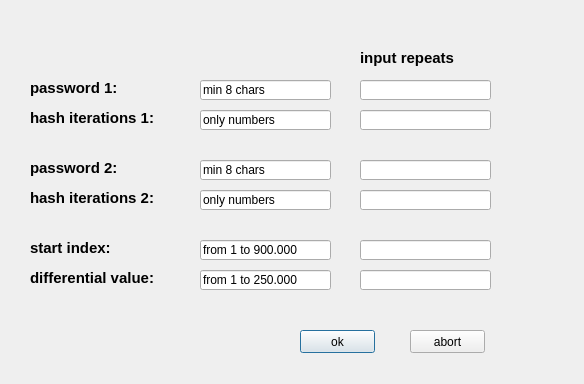
<?xml version="1.0" encoding="UTF-8"?>
<ui version="4.0">
 <class>Dialog2</class>
 <widget class="QDialog" name="Dialog2">
  <property name="windowModality">
   <enum>Qt::WindowModality::WindowModal</enum>
  </property>
  <property name="geometry">
   <rect>
    <x>0</x>
    <y>0</y>
    <width>584</width>
    <height>384</height>
   </rect>
  </property>
  <property name="windowTitle">
   <string>set secure informations</string>
  </property>
  <property name="modal">
   <bool>true</bool>
  </property>
  <widget class="QLabel" name="label">
   <property name="geometry">
    <rect>
     <x>30</x>
     <y>80</y>
     <width>151</width>
     <height>16</height>
    </rect>
   </property>
   <property name="font">
    <font>
     <pointsize>11</pointsize>
     <bold>true</bold>
    </font>
   </property>
   <property name="text">
    <string>password 1:</string>
   </property>
  </widget>
  <widget class="QLabel" name="label_2">
   <property name="geometry">
    <rect>
     <x>30</x>
     <y>240</y>
     <width>151</width>
     <height>16</height>
    </rect>
   </property>
   <property name="font">
    <font>
     <pointsize>11</pointsize>
     <bold>true</bold>
    </font>
   </property>
   <property name="text">
    <string>start index:</string>
   </property>
  </widget>
  <widget class="QLabel" name="label_3">
   <property name="geometry">
    <rect>
     <x>30</x>
     <y>270</y>
     <width>151</width>
     <height>16</height>
    </rect>
   </property>
   <property name="font">
    <font>
     <pointsize>11</pointsize>
     <bold>true</bold>
    </font>
   </property>
   <property name="text">
    <string>differential value:</string>
   </property>
  </widget>
  <widget class="QLabel" name="label_4">
   <property name="geometry">
    <rect>
     <x>30</x>
     <y>110</y>
     <width>151</width>
     <height>16</height>
    </rect>
   </property>
   <property name="font">
    <font>
     <pointsize>11</pointsize>
     <bold>true</bold>
    </font>
   </property>
   <property name="text">
    <string>hash iterations 1:</string>
   </property>
  </widget>
  <widget class="QLineEdit" name="PW1">
   <property name="geometry">
    <rect>
     <x>200</x>
     <y>80</y>
     <width>131</width>
     <height>20</height>
    </rect>
   </property>
   <property name="text">
    <string>min 8 chars</string>
   </property>
   <property name="echoMode">
    <enum>QLineEdit::EchoMode::Normal</enum>
   </property>
  </widget>
  <widget class="QLineEdit" name="PW12">
   <property name="geometry">
    <rect>
     <x>360</x>
     <y>80</y>
     <width>131</width>
     <height>20</height>
    </rect>
   </property>
   <property name="text">
    <string/>
   </property>
   <property name="echoMode">
    <enum>QLineEdit::EchoMode::Password</enum>
   </property>
  </widget>
  <widget class="QLineEdit" name="S1">
   <property name="geometry">
    <rect>
     <x>200</x>
     <y>240</y>
     <width>131</width>
     <height>20</height>
    </rect>
   </property>
   <property name="text">
    <string>from 1 to 900.000</string>
   </property>
   <property name="echoMode">
    <enum>QLineEdit::EchoMode::Normal</enum>
   </property>
  </widget>
  <widget class="QLineEdit" name="S2">
   <property name="geometry">
    <rect>
     <x>360</x>
     <y>240</y>
     <width>131</width>
     <height>20</height>
    </rect>
   </property>
   <property name="text">
    <string/>
   </property>
   <property name="echoMode">
    <enum>QLineEdit::EchoMode::Password</enum>
   </property>
  </widget>
  <widget class="QLineEdit" name="D1">
   <property name="geometry">
    <rect>
     <x>200</x>
     <y>270</y>
     <width>131</width>
     <height>20</height>
    </rect>
   </property>
   <property name="text">
    <string>from 1 to 250.000</string>
   </property>
   <property name="echoMode">
    <enum>QLineEdit::EchoMode::Normal</enum>
   </property>
  </widget>
  <widget class="QLineEdit" name="D2">
   <property name="geometry">
    <rect>
     <x>360</x>
     <y>270</y>
     <width>131</width>
     <height>20</height>
    </rect>
   </property>
   <property name="text">
    <string/>
   </property>
   <property name="echoMode">
    <enum>QLineEdit::EchoMode::Password</enum>
   </property>
  </widget>
  <widget class="QLineEdit" name="H1">
   <property name="geometry">
    <rect>
     <x>200</x>
     <y>110</y>
     <width>131</width>
     <height>20</height>
    </rect>
   </property>
   <property name="text">
    <string>only numbers</string>
   </property>
   <property name="echoMode">
    <enum>QLineEdit::EchoMode::Normal</enum>
   </property>
  </widget>
  <widget class="QLineEdit" name="H12">
   <property name="geometry">
    <rect>
     <x>360</x>
     <y>110</y>
     <width>131</width>
     <height>20</height>
    </rect>
   </property>
   <property name="text">
    <string/>
   </property>
   <property name="echoMode">
    <enum>QLineEdit::EchoMode::Password</enum>
   </property>
  </widget>
  <widget class="QLabel" name="label_5">
   <property name="geometry">
    <rect>
     <x>360</x>
     <y>50</y>
     <width>191</width>
     <height>16</height>
    </rect>
   </property>
   <property name="font">
    <font>
     <pointsize>11</pointsize>
     <bold>true</bold>
    </font>
   </property>
   <property name="text">
    <string>input repeats</string>
   </property>
  </widget>
  <widget class="QPushButton" name="OKButton">
   <property name="geometry">
    <rect>
     <x>300</x>
     <y>330</y>
     <width>75</width>
     <height>23</height>
    </rect>
   </property>
   <property name="text">
    <string>ok</string>
   </property>
  </widget>
  <widget class="QPushButton" name="CancelButton">
   <property name="geometry">
    <rect>
     <x>410</x>
     <y>330</y>
     <width>75</width>
     <height>23</height>
    </rect>
   </property>
   <property name="text">
    <string>abort</string>
   </property>
  </widget>
  <widget class="QLabel" name="label_6">
   <property name="geometry">
    <rect>
     <x>30</x>
     <y>160</y>
     <width>151</width>
     <height>16</height>
    </rect>
   </property>
   <property name="font">
    <font>
     <pointsize>11</pointsize>
     <bold>true</bold>
    </font>
   </property>
   <property name="text">
    <string>password 2:</string>
   </property>
  </widget>
  <widget class="QLineEdit" name="PW2">
   <property name="geometry">
    <rect>
     <x>200</x>
     <y>160</y>
     <width>131</width>
     <height>20</height>
    </rect>
   </property>
   <property name="text">
    <string>min 8 chars</string>
   </property>
   <property name="echoMode">
    <enum>QLineEdit::EchoMode::Normal</enum>
   </property>
  </widget>
  <widget class="QLineEdit" name="PW22">
   <property name="geometry">
    <rect>
     <x>360</x>
     <y>160</y>
     <width>131</width>
     <height>20</height>
    </rect>
   </property>
   <property name="text">
    <string/>
   </property>
   <property name="echoMode">
    <enum>QLineEdit::EchoMode::Password</enum>
   </property>
  </widget>
  <widget class="QLineEdit" name="H22">
   <property name="geometry">
    <rect>
     <x>360</x>
     <y>190</y>
     <width>131</width>
     <height>20</height>
    </rect>
   </property>
   <property name="text">
    <string/>
   </property>
   <property name="echoMode">
    <enum>QLineEdit::EchoMode::Password</enum>
   </property>
  </widget>
  <widget class="QLabel" name="label_7">
   <property name="geometry">
    <rect>
     <x>30</x>
     <y>190</y>
     <width>151</width>
     <height>16</height>
    </rect>
   </property>
   <property name="font">
    <font>
     <pointsize>11</pointsize>
     <bold>true</bold>
    </font>
   </property>
   <property name="text">
    <string>hash iterations 2:</string>
   </property>
  </widget>
  <widget class="QLineEdit" name="H2">
   <property name="geometry">
    <rect>
     <x>200</x>
     <y>190</y>
     <width>131</width>
     <height>20</height>
    </rect>
   </property>
   <property name="text">
    <string>only numbers</string>
   </property>
   <property name="echoMode">
    <enum>QLineEdit::EchoMode::Normal</enum>
   </property>
  </widget>
 </widget>
 <tabstops>
  <tabstop>PW1</tabstop>
  <tabstop>PW12</tabstop>
  <tabstop>H1</tabstop>
  <tabstop>H12</tabstop>
  <tabstop>PW2</tabstop>
  <tabstop>PW22</tabstop>
  <tabstop>H2</tabstop>
  <tabstop>H22</tabstop>
  <tabstop>S1</tabstop>
  <tabstop>S2</tabstop>
  <tabstop>D1</tabstop>
  <tabstop>D2</tabstop>
  <tabstop>OKButton</tabstop>
  <tabstop>CancelButton</tabstop>
 </tabstops>
 <resources/>
 <connections>
  <connection>
   <sender>PW1</sender>
   <signal>textEdited(QString)</signal>
   <receiver>Dialog2</receiver>
   <slot>PW1_textEdited(QString)</slot>
   <hints>
    <hint type="sourcelabel">
     <x>207</x>
     <y>87</y>
    </hint>
    <hint type="destinationlabel">
     <x>153</x>
     <y>91</y>
    </hint>
   </hints>
  </connection>
  <connection>
   <sender>PW12</sender>
   <signal>textEdited(QString)</signal>
   <receiver>Dialog2</receiver>
   <slot>PW12_textEdited(QString)</slot>
   <hints>
    <hint type="sourcelabel">
     <x>414</x>
     <y>88</y>
    </hint>
    <hint type="destinationlabel">
     <x>486</x>
     <y>85</y>
    </hint>
   </hints>
  </connection>
  <connection>
   <sender>PW2</sender>
   <signal>textEdited(QString)</signal>
   <receiver>Dialog2</receiver>
   <slot>PW2_textEdited(QString)</slot>
   <hints>
    <hint type="sourcelabel">
     <x>220</x>
     <y>120</y>
    </hint>
    <hint type="destinationlabel">
     <x>158</x>
     <y>119</y>
    </hint>
   </hints>
  </connection>
  <connection>
   <sender>PW22</sender>
   <signal>textEdited(QString)</signal>
   <receiver>Dialog2</receiver>
   <slot>PW22_textEdited(QString)</slot>
   <hints>
    <hint type="sourcelabel">
     <x>424</x>
     <y>119</y>
    </hint>
    <hint type="destinationlabel">
     <x>490</x>
     <y>118</y>
    </hint>
   </hints>
  </connection>
  <connection>
   <sender>S1</sender>
   <signal>textEdited(QString)</signal>
   <receiver>Dialog2</receiver>
   <slot>S1_textEdited(QString)</slot>
   <hints>
    <hint type="sourcelabel">
     <x>199</x>
     <y>150</y>
    </hint>
    <hint type="destinationlabel">
     <x>152</x>
     <y>149</y>
    </hint>
   </hints>
  </connection>
  <connection>
   <sender>S2</sender>
   <signal>textEdited(QString)</signal>
   <receiver>Dialog2</receiver>
   <slot>S2_textEdited(QString)</slot>
   <hints>
    <hint type="sourcelabel">
     <x>435</x>
     <y>150</y>
    </hint>
    <hint type="destinationlabel">
     <x>512</x>
     <y>146</y>
    </hint>
   </hints>
  </connection>
  <connection>
   <sender>D1</sender>
   <signal>textEdited(QString)</signal>
   <receiver>Dialog2</receiver>
   <slot>D1_textEdited(QString)</slot>
   <hints>
    <hint type="sourcelabel">
     <x>199</x>
     <y>174</y>
    </hint>
    <hint type="destinationlabel">
     <x>157</x>
     <y>178</y>
    </hint>
   </hints>
  </connection>
  <connection>
   <sender>D2</sender>
   <signal>textEdited(QString)</signal>
   <receiver>Dialog2</receiver>
   <slot>D2_textEdited(QString)</slot>
   <hints>
    <hint type="sourcelabel">
     <x>413</x>
     <y>173</y>
    </hint>
    <hint type="destinationlabel">
     <x>494</x>
     <y>174</y>
    </hint>
   </hints>
  </connection>
  <connection>
   <sender>H1</sender>
   <signal>textEdited(QString)</signal>
   <receiver>Dialog2</receiver>
   <slot>H1_textEdited(QString)</slot>
   <hints>
    <hint type="sourcelabel">
     <x>176</x>
     <y>211</y>
    </hint>
    <hint type="destinationlabel">
     <x>150</x>
     <y>188</y>
    </hint>
   </hints>
  </connection>
  <connection>
   <sender>H12</sender>
   <signal>textEdited(QString)</signal>
   <receiver>Dialog2</receiver>
   <slot>H12_textEdited(QString)</slot>
   <hints>
    <hint type="sourcelabel">
     <x>409</x>
     <y>207</y>
    </hint>
    <hint type="destinationlabel">
     <x>493</x>
     <y>207</y>
    </hint>
   </hints>
  </connection>
  <connection>
   <sender>H2</sender>
   <signal>textEdited(QString)</signal>
   <receiver>Dialog2</receiver>
   <slot>H2_textEdited(QString)</slot>
   <hints>
    <hint type="sourcelabel">
     <x>235</x>
     <y>238</y>
    </hint>
    <hint type="destinationlabel">
     <x>231</x>
     <y>253</y>
    </hint>
   </hints>
  </connection>
  <connection>
   <sender>H22</sender>
   <signal>textEdited(QString)</signal>
   <receiver>Dialog2</receiver>
   <slot>H22_textEdited(QString)</slot>
   <hints>
    <hint type="sourcelabel">
     <x>410</x>
     <y>240</y>
    </hint>
    <hint type="destinationlabel">
     <x>496</x>
     <y>238</y>
    </hint>
   </hints>
  </connection>
  <connection>
   <sender>CancelButton</sender>
   <signal>clicked(bool)</signal>
   <receiver>Dialog2</receiver>
   <slot>CancelButton_clicked()</slot>
   <hints>
    <hint type="sourcelabel">
     <x>436</x>
     <y>290</y>
    </hint>
    <hint type="destinationlabel">
     <x>489</x>
     <y>286</y>
    </hint>
   </hints>
  </connection>
  <connection>
   <sender>OKButton</sender>
   <signal>clicked(bool)</signal>
   <receiver>Dialog2</receiver>
   <slot>OKButton_clicked()</slot>
   <hints>
    <hint type="sourcelabel">
     <x>337</x>
     <y>292</y>
    </hint>
    <hint type="destinationlabel">
     <x>336</x>
     <y>306</y>
    </hint>
   </hints>
  </connection>
 </connections>
 <slots>
  <slot>D1_textEdited(QString)</slot>
  <slot>PW1_textEdited(QString)</slot>
  <slot>PW12_textEdited(QString)</slot>
  <slot>S1_textEdited(QString)</slot>
  <slot>S2_textEdited(QString)</slot>
  <slot>PW2_textEdited(QString)</slot>
  <slot>PW22_textEdited(QString)</slot>
  <slot>D2_textEdited(QString)</slot>
  <slot>H1_textEdited(QString)</slot>
  <slot>H12_textEdited(QString)</slot>
  <slot>H2_textEdited(QString)</slot>
  <slot>H22_textEdited(QString)</slot>
  <slot>CancelButton_clicked()</slot>
  <slot>OKButton_clicked()</slot>
 </slots>
</ui>
